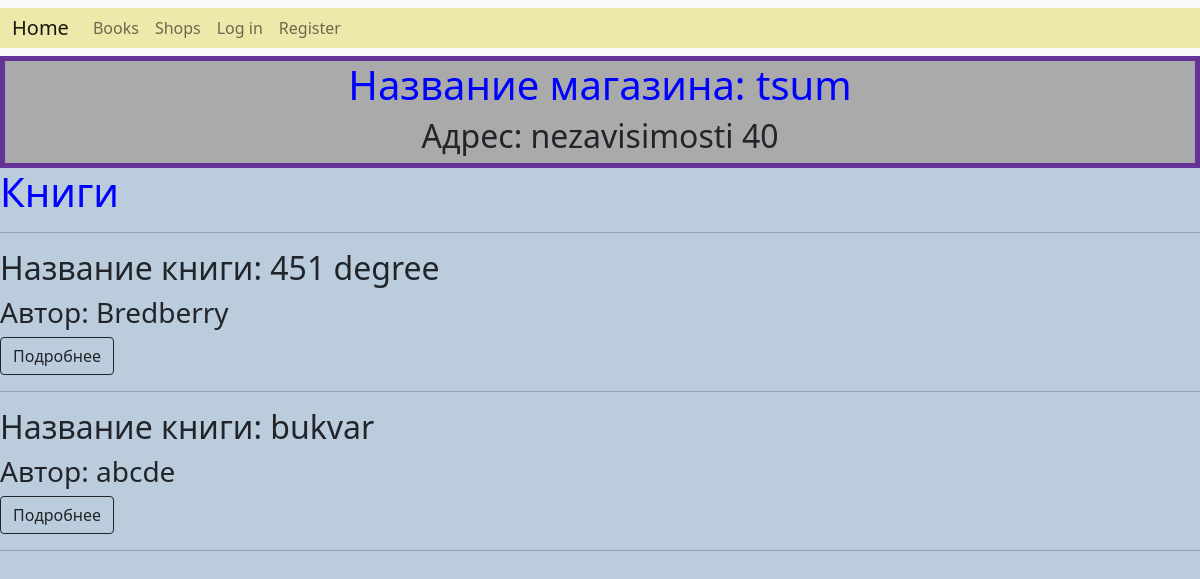
/shop/2/, run on an earlier commit of the app's database.
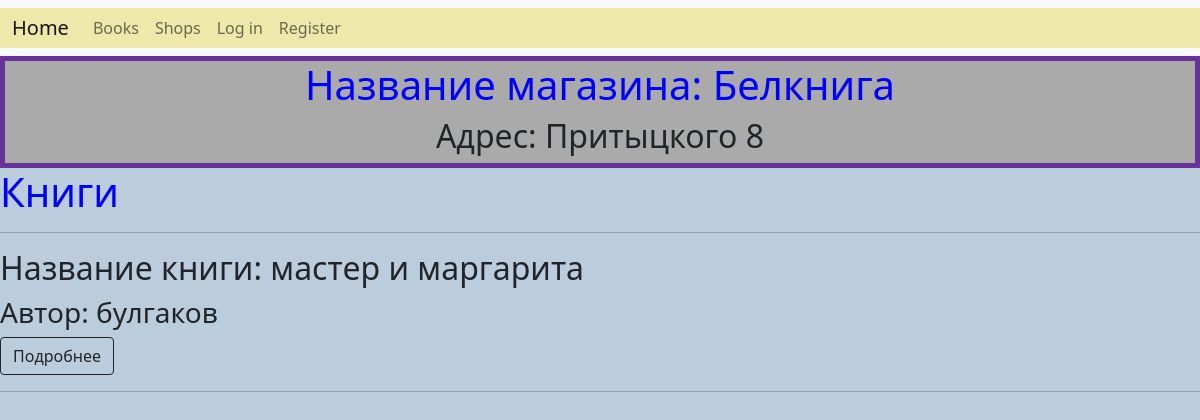
And on a later commit of the database.
### books/models.py (models this page shows, shortened)
class Shop(models.Model):
    name = models.CharField(max_length=256)
    address = models.CharField(max_length=255, null=True, blank=True)
    books = models.ManyToManyField(Book)
    start_date = models.DateTimeField(null=True, blank=True)
    rating = models.IntegerField(default=5)

class Book(models.Model):
    name = models.CharField(max_length=255)
    author = models.CharField(max_length=255, null=True, blank=True)
    price = models.IntegerField()
    pages = models.IntegerField(default=1000)

### books/views.py (the view)
# urls.py: path("shop/<int:shop_id>/", views.shop, name="shop"),
def shop(request, shop_id):
    shop = get_object_or_404(models.Shop, id=shop_id)
    books = models.Book.objects.filter(shop=shop)
    context = {"shop": shop, "books": books}
    return render(request, "shop.html", context)

### books/templates/shop.html (shortened to what this page needs)
{% extends "base.html" %}
{% block content %}
    <div class="shop-info">
        <h1>Название магазина: {{ shop.name }}</h1>
        <h2>Адрес: {{ shop.address }}</h2>
    </div>
    <h1>Книги</h1>
    <hr/>
    {% for book in books %}
        <h2>Название книги: {{ book.name }}</h2>
        <h3>Автор: {{ book.author }}</h3>
        <a class="btn btn-outline-dark" href="{% url 'book' book_id=book.pk %}">Подробнее</a>
        <hr/>
    {% endfor %}
{% endblock %}

What changed in the data, as far as the page shows it:
no longer on this page (row edited): Book: name "451 degree", author "Bredberry"
no longer on this page (row edited): Book: name "bukvar", author "abcde"
changed Shop: name "tsum" → "Белкнига"; address "nezavisimosti 40" → "Притыцкого 8"
now on this page (row edited): Book: name "мастер и маргарита", author "булгаков"
